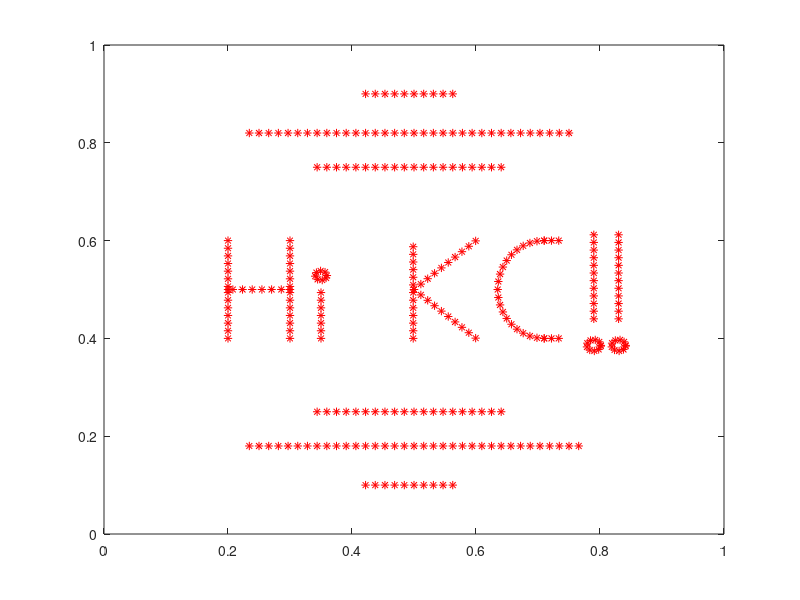
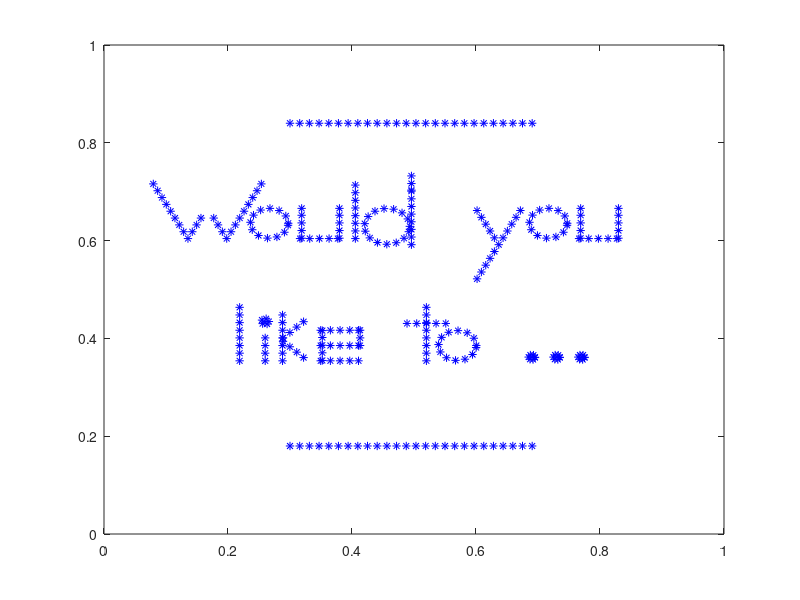
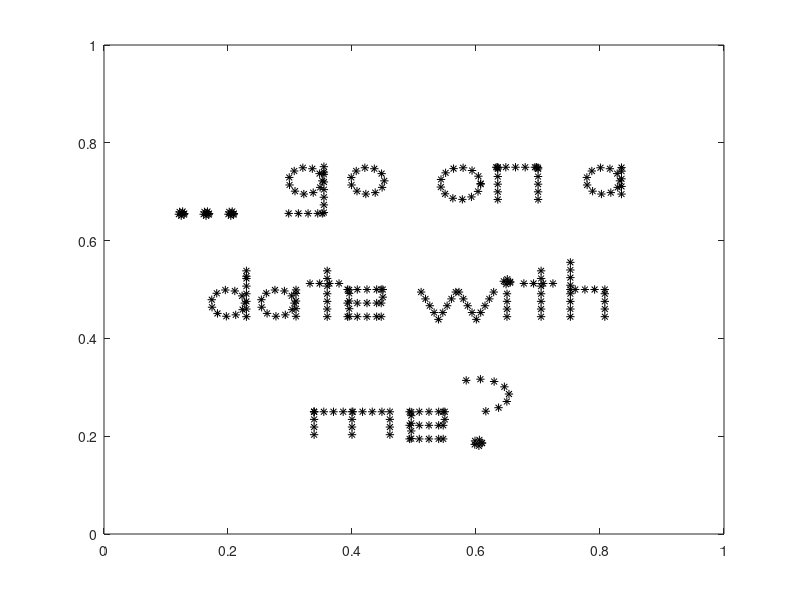

The MATLAB source for these figures, in order:
%-------------------------------------------------------------------------------------------------------------------%
%
% IB2d is an Immersed Boundary Code (IB) for solving fully coupled non-linear 
% 	fluid-structure interaction models. This version of the code is based off of
%	Peskin's Immersed Boundary Method Paper in Acta Numerica, 2002.
%
% Author: Nicholas A. Battista
% Email:  nick.battista@unc.edu
% Date Created: May 27th, 2015
% Institution: UNC-CH
%
% This code is capable of creating Lagrangian Structures using:
% 	1. Springs
% 	2. Beams (*torsional springs)
% 	3. Target Points
%	4. Muscle-Model (combined Force-Length-Velocity model, "HIll+(Length-Tension)")
%
% One is able to update those Lagrangian Structure parameters, e.g., spring constants, resting %%	lengths, etc
% 
% There are a number of built in Examples, mostly used for teaching purposes. 
% 
% If you would like us %to add a specific muscle model, please let Nick (nick.battista@unc.edu) know.
%
%--------------------------------------------------------------------------------------------------------------------%

%%%%%%%%%%%%%%%%%%%%%%%%%%%%%%%%%%%%%%%%%%%%%%%%%%%%%%%%%%%%%%%%%%%%%%%%%%%%%%%%%%%%%%
%
% FUNCTION: creates the RUBBERBAND-EXAMPLE geometry and prints associated input files
%
%%%%%%%%%%%%%%%%%%%%%%%%%%%%%%%%%%%%%%%%%%%%%%%%%%%%%%%%%%%%%%%%%%%%%%%%%%%%%%%%%%%%%%

function Dear_KC()

%
% Grid Parameters (MAKE SURE MATCHES IN input2d !!!)
%
Nx =  32;        % # of Eulerian Grid Pts. in x-Direction (MUST BE EVEN!!!)
Ny =  32;        % # of Eulerian Grid Pts. in y-Direction (MUST BE EVEN!!!)
Lx = 1.0;        % Length of Eulerian Grid in x-Direction
Ly = 1.0;        % Length of Eulerian Grid in y-Direction
ds = Lx/(2*Nx);  % Spatial step!


% Immersed Structure Geometric / Dynamic Parameters %
N = 2*Nx;        % Number of Lagrangian Pts. (2x resolution of Eulerian grid)
ds_Rest = 0;     % Resting length of springs
struct_name = 'heart'; % Name for .vertex, .spring, etc files.


% Call function to construct geometry
[x1,y1] = give_Me_Immsersed_Boundary_Geometry_1(Lx,Nx,ds);
Nb1 = length(x1)

% Call function to construct geometry
[x2,y2] = give_Me_Immsersed_Boundary_Geometry_2(Lx,Nx,ds);
Nb2 = length(x2)

% Call function to construct geometry
[x3,y3] = give_Me_Immsersed_Boundary_Geometry_3(Lx,Nx,ds);
Nb3 = length(x3)

% Plot Geometry to test BEFORE taking out pts.
figure(1)
plot(x1,y1,'r*'); hold on;
axis([0 Lx 0 Ly]);

figure(2)
plot(x2,y2,'b*'); hold on;
axis([0 Lx 0 Ly]);

figure(3)
plot(x3,y3,'k*'); hold on;
axis([0 Lx 0 Ly]);

pause();

% Print files to .txt files
please_Print_Vertices_To_File(x1,y1,x2,y2)

% Prints .vertex file!
print_Lagrangian_Vertices(x1,y1,struct_name);


% Prints .spring file!
%k_Spring = 1e7;
%print_Lagrangian_Springs(xLag,yLag,k_Spring,ds_Rest,struct_name);


% Prints .beam file!
%k_Beam = 0.5; C = 0.0;
%print_Lagrangian_Beams(xLag,yLag,k_Beam,C,struct_name);


% Prints .target file!
k_Target = 1e8;
print_Lagrangian_Target_Pts(x1,k_Target,struct_name);

%%%%%%%%%%%%%%%%%%%%%%%%%%%%%%%%%%%%%%%%%%%%%%%%%%%%%%%%%%%%%%%%%%%%%%%%
%
% FUNCTION: prints VERTEX points to a file called rubberband.vertex
%
%%%%%%%%%%%%%%%%%%%%%%%%%%%%%%%%%%%%%%%%%%%%%%%%%%%%%%%%%%%%%%%%%%%%%%%%

function print_Lagrangian_Vertices(xLag,yLag,struct_name)

    N = length(xLag);

    vertex_fid = fopen([struct_name '.vertex'], 'w');

    fprintf(vertex_fid, '%d\n', N );

    %Loops over all Lagrangian Pts.
    for s = 1:N
        X_v = xLag(s);
        Y_v = yLag(s);
        fprintf(vertex_fid, '%1.16e %1.16e\n', X_v, Y_v);
    end

    fclose(vertex_fid); 
    
    %%%%%%%%%%%%%%%%%%%%%%%%%%%%%%%%%%%%%%%%%%%%%%%%%%%%%%%%%%%%%%%%%%%%%%%%
%
% FUNCTION: prints Vertex points to a file called rubberband.vertex
%
%%%%%%%%%%%%%%%%%%%%%%%%%%%%%%%%%%%%%%%%%%%%%%%%%%%%%%%%%%%%%%%%%%%%%%%%

function print_Lagrangian_Target_Pts(xLag,k_Target,struct_name)

    N = length(xLag);

    target_fid = fopen([struct_name '.target'], 'w');

    fprintf(target_fid, '%d\n', N );

    %Loops over all Lagrangian Pts.
    for s = 1:N
        fprintf(target_fid, '%d %1.16e\n', s, k_Target);
    end

    fclose(target_fid); 
    
    
%%%%%%%%%%%%%%%%%%%%%%%%%%%%%%%%%%%%%%%%%%%%%%%%%%%%%%%%%%%%%%%%%%%%%%%%%%%%%%%%%%%%%
%
% FUNCTION: prints BEAM (Torsional Spring) points to a file called rubberband.beam
%
%%%%%%%%%%%%%%%%%%%%%%%%%%%%%%%%%%%%%%%%%%%%%%%%%%%%%%%%%%%%%%%%%%%%%%%%%%%%%%%%%%%%%

function print_Lagrangian_Beams(xLag,yLag,k_Beam,C,struct_name)

    % k_Beam: beam stiffness
    % C: beam curvature
    
    N = length(xLag); % NOTE: Total number of beams = Number of Total Lag Pts. - 2

    beam_fid = fopen([struct_name '.beam'], 'w');

    fprintf(beam_fid, '%d\n', N );

    %spring_force = kappa_spring*ds/(ds^2);

    %BEAMS BETWEEN VERTICES
    for s = 2:N-1
            if  s <= N-1         
                fprintf(beam_fid, '%d %d %d %1.16e %1.16e\n',s-1, s, s+1, k_Beam, C);  
            else
                %Case s=N
                fprintf(beam_fid, '%d %d %d %1.16e %1.16e\n',s-1, s, 1,   k_Beam, C);  
            end
    end
    fclose(beam_fid); 


%%%%%%%%%%%%%%%%%%%%%%%%%%%%%%%%%%%%%%%%%%%%%%%%%%%%%%%%%%%%%%%%%%%%%%%%
%
% FUNCTION: prints SPRING points to a file called rubberband.spring
%
%%%%%%%%%%%%%%%%%%%%%%%%%%%%%%%%%%%%%%%%%%%%%%%%%%%%%%%%%%%%%%%%%%%%%%%%

function print_Lagrangian_Springs(xLag,yLag,k_Spring,ds_Rest,struct_name)

    N = length(xLag);

    spring_fid = fopen([struct_name '.spring'], 'w');

    fprintf(spring_fid, '%d\n', N );

    %spring_force = kappa_spring*ds/(ds^2);

    %SPRINGS BETWEEN VERTICES
    for s = 1:N
            if s < N         
                fprintf(spring_fid, '%d %d %1.16e %1.16e\n', s, s+1, k_Spring, ds_Rest);  
            else
                %Case s=N
                fprintf(spring_fid, '%d %d %1.16e %1.16e\n', s, 1,   k_Spring, ds_Rest);  
            end
    end
    fclose(spring_fid); 
    
    

%%%%%%%%%%%%%%%%%%%%%%%%%%%%%%%%%%%%%%%%%%%%%%%%%%%%%%%%%%%%%%%%%%%%%%%%
%
% FUNCTION: creates the Lagrangian structure geometry for PHASE 1
%           msg: "Hi KC!!"
%
%%%%%%%%%%%%%%%%%%%%%%%%%%%%%%%%%%%%%%%%%%%%%%%%%%%%%%%%%%%%%%%%%%%%%%%%

function [xLag,yLag] = give_Me_Immsersed_Boundary_Geometry_1(Lx,Nx,ds)

% The immsersed structure message #1: Hi KC!! %
len = Lx/5;

xC = -Lx/4;
yC = -Lx/2;
[xH,yH] = give_Me_The_Letter_Please(ds,len,'H',xC,yC);
[xi,yi] = give_Me_The_Letter_Please(ds,len,'i',xC-0.1,yC);
[xK,yK] = give_Me_The_Letter_Please(ds,len,'K',xC-0.3,yC);
[xCap,yCap] = give_Me_The_Letter_Please(ds,len,'C',xC-0.46,yC);
[xEx1,yEx1] = give_Me_The_Letter_Please(ds,1.2*len,'!',xC-0.54,yC);
[xEx2,yEx2] = give_Me_The_Letter_Please(ds,1.2*len,'!',xC-0.58,yC);

xBL2 =  0:ds:Lx/4+3*ds;  xBL2 = xBL2 + 3/8*Lx - 2*ds;
yTL2 =  0.75*ones(1,length(xBL2));
yBL2 =  0.25*ones(1,length(xBL2));

xBL = 0:ds:Lx/2+2*ds; xBL = xBL + Lx/4 - ds;
yTL = 0.82*ones(1,length(xBL));
yBL = 0.18*ones(1,length(xBL));

xBL3 = 0:ds:Lx/8+ds; xBL3 = xBL3 + 7/16*Lx -ds;
yBL3 = 0.9*ones(1,length(xBL3));
yTL3 = 0.1*ones(1,length(xBL3));


xLag = [xH xi xK xCap xEx1 xEx2 xBL xBL2 xBL3 xBL(1:end-1) xBL2 xBL3];
yLag = [yH yi yK yCap yEx1 yEx2 yBL yBL2 yBL3 yTL(1:end-1) yTL2 yTL3];

%plot(xH,yH,'r*'); hold on;
%plot(xi,yi,'r*'); hold on;
%plot(xK,yK,'r*'); hold on;
%plot(xCap,yCap,'r*'); hold on;
%plot(xEx1,yEx1,'r*'); hold on;
%plot(xEx2,yEx2,'r*'); hold on;
%axis([0 Lx 0 Lx]);

%%%%%%%%%%%%%%%%%%%%%%%%%%%%%%%%%%%%%%%%%%%%%%%%%%%%%%%%%%%%%%%%%%%%%%%%
%
% FUNCTION: creates the Lagrangian structure geometry for PHASE 2
%           msg: "Would you like to ..."
%
%%%%%%%%%%%%%%%%%%%%%%%%%%%%%%%%%%%%%%%%%%%%%%%%%%%%%%%%%%%%%%%%%%%%%%%%

function [xLag,yLag] = give_Me_Immsersed_Boundary_Geometry_2(Lx,Nx,ds)

% The immsersed structure message #1: Hi KC!! %
len = Lx/8;

xC = -Lx/6;
yC = -2*Lx/3;
[xW,yW] = give_Me_The_Letter_Please(ds,len,'W',xC,yC);
[xo,yo] = give_Me_The_Letter_Please(ds,len,'o',xC-0.1,yC);
[xu,yu] = give_Me_The_Letter_Please(ds,len,'u',xC-0.18,yC);
[xl,yl] = give_Me_The_Letter_Please(ds,len,'l',xC-0.27,yC);
[xd,yd] = give_Me_The_Letter_Please(ds,1.2*len,'d',xC-0.29,yC);

[xy,yy] = give_Me_The_Letter_Please(ds,1.2*len,'y',xC-0.47,yC);
[xo2,yo2] = give_Me_The_Letter_Please(ds,len,'o',xC-0.55,yC);
[xu2,yu2] = give_Me_The_Letter_Please(ds,len,'u',xC-0.63,yC);

xC = -Lx/4;
yC = -1*Lx/4 - Lx/6;
[xl2,yl2] = give_Me_The_Letter_Please(ds,len,'l',xC,yC);
[xi,yi] = give_Me_The_Letter_Please(ds,len,'i',xC-0.01,yC);
[xk,yk] = give_Me_The_Letter_Please(ds,len,'k',xC-0.07,yC);
[xe,ye] = give_Me_The_Letter_Please(ds,len,'e',xC-0.13,yC);

[xt,yt] = give_Me_The_Letter_Please(ds,len,'t',xC-0.27,yC);
[xo3,yo3] = give_Me_The_Letter_Please(ds,len,'o',xC-0.32,yC);

yC = -1*Lx/5 - Lx/6;
[xo4,yo4] = give_Me_The_Letter_Please(ds/3,len/6,'o',xC-0.44,yC);
[xo5,yo5] = give_Me_The_Letter_Please(ds/3,len/6,'o',xC-0.48,yC);
[xo6,yo6] = give_Me_The_Letter_Please(ds/3,len/6,'o',xC-0.52,yC);

xBL = 0:ds:Lx/2.5; xBL = xBL + 3/10*Lx;
yTL = 0.84*ones(1,length(xBL));
yBL = 0.18*ones(1,length(xBL));


xLag = [xW xo xu xl xd xy xo2 xu2 xl2 xi xk xe xt xo3 xo4 xo5 xo6 xBL xBL];
yLag = [yW yo yu yl yd yy yo2 yu2 yl2 yi yk ye yt yo3 yo4 yo5 yo6 yTL yBL];

% plot(xW,yW,'r*'); hold on;
% plot(xo,yo,'r*'); hold on;
% plot(xu,yu,'r*'); hold on;
% plot(xl,yl,'r*'); hold on;
% plot(xd,yd,'r*'); hold on;
% 
% plot(xy,yy,'r*'); hold on;
% plot(xo2,yo2,'r*'); hold on;
% plot(xu2,yu2,'r*'); hold on;
% 
% plot(xl2,yl2,'r*'); hold on;
% plot(xi,yi,'r*'); hold on;
% plot(xk,yk,'r*'); hold on;
% plot(xe,ye,'r*'); hold on;
% 
% plot(xt,yt,'r*'); hold on;
% plot(xo3,yo3,'r*'); hold on;
% 
% plot(xo4,yo4,'r*'); hold on;
% plot(xo5,yo5,'r*'); hold on;
% plot(xo6,yo6,'r*'); hold on;
% axis([0 Lx 0 Lx]);



%%%%%%%%%%%%%%%%%%%%%%%%%%%%%%%%%%%%%%%%%%%%%%%%%%%%%%%%%%%%%%%%%%%%%%%%
%
% FUNCTION: creates the Lagrangian structure geometry for PHASE 2
%           msg: "Would you like to ..."
%
%%%%%%%%%%%%%%%%%%%%%%%%%%%%%%%%%%%%%%%%%%%%%%%%%%%%%%%%%%%%%%%%%%%%%%%%

function [xLag,yLag] = give_Me_Immsersed_Boundary_Geometry_3(Lx,Nx,ds)

% The immsersed structure message #1: Hi KC!! %
len = Lx/9;

xC = -Lx/8;
yC = -3*Lx/4;
shift = 0.2;

[xo4,yo4] = give_Me_The_Letter_Please(ds/3,len/6,'o',xC,yC+0.09);
[xo5,yo5] = give_Me_The_Letter_Please(ds/3,len/6,'o',xC-0.04,yC+0.09);
[xo6,yo6] = give_Me_The_Letter_Please(ds/3,len/6,'o',xC-0.08,yC+0.09);

[xg,yg] = give_Me_The_Letter_Please(ds,len,'g',xC-shift,yC);
[xo,yo] = give_Me_The_Letter_Please(ds,len,'o',xC-0.1-shift,yC);

[xo2,yo2] = give_Me_The_Letter_Please(ds,1.2*len,'o',xC-0.25-shift,yC);
[xn,yn] = give_Me_The_Letter_Please(ds,1.2*len,'n',xC-0.34-shift,yC);

[xa,ya] = give_Me_The_Letter_Please(ds,len,'a',xC-0.48-shift,yC);


xC = -Lx/5;
yC = -Lx/2;
[xd,yd] = give_Me_The_Letter_Please(ds,len,'d',xC,yC);
[xa2,ya2] = give_Me_The_Letter_Please(ds,len,'a',xC-0.08,yC);
[xt,yt] = give_Me_The_Letter_Please(ds,len,'t',xC-0.16,yC);
[xe,ye] = give_Me_The_Letter_Please(ds,len,'e',xC-0.22,yC);

[xw,yw] = give_Me_The_Letter_Please(ds,1.1*len,'w',xC-0.37,yC);
[xi,yi] = give_Me_The_Letter_Please(ds,len,'i',xC-0.45,yC);
[xt2,yt2] = give_Me_The_Letter_Please(ds,len,'t',xC-0.505,yC);
[xh,yh] = give_Me_The_Letter_Please(ds,len,'h',xC-0.58,yC);

xC = -Lx/2.5;
yC = -Lx/4;
[xm,ym] = give_Me_The_Letter_Please(ds,1.1*len,'m',xC,yC);
[xe2,ye2] = give_Me_The_Letter_Please(ds,len,'e',xC-0.12,yC);
[xQU,yQU] = give_Me_The_Letter_Please(ds,1.2*len,'?',xC-0.22,yC);

xLag = [xo4 xo5 xo6 xg xo xo2 xn xa xd xa2 xt xe xw xi xt2 xh xm xe2 xQU];
yLag = [yo4 yo5 yo6 yg yo yo2 yn ya yd ya2 yt ye yw yi yt2 yh ym ye2 yQU];


% plot(xo4,yo4,'r*'); hold on;
% plot(xo5,yo5,'r*'); hold on;
% plot(xo6,yo6,'r*'); hold on;
% 
% plot(xg,yg,'r*'); hold on;
% plot(xo,yo,'r*'); hold on;
% 
% plot(xo2,yo2,'r*'); hold on;
% plot(xn,yn,'r*'); hold on;
% 
% plot(xa,ya,'r*'); hold on;
% 
% plot(xd,yd,'r*'); hold on;
% plot(xa2,ya2,'r*'); hold on;
% plot(xt,yt,'r*'); hold on;
% plot(xe,ye,'r*'); hold on;
% 
% plot(xw,yw,'r*'); hold on;
% plot(xi,yi,'r*'); hold on;
% plot(xt2,yt2,'r*'); hold on;
% plot(xh,yh,'r*'); hold on;
% 
% plot(xm,ym,'r*'); hold on;
% plot(xe2,ye2,'r*'); hold on;
% plot(xQU,yQU,'r*'); hold on;
% 
% axis([0 Lx 0 Lx]);




%%%%%%%%%%%%%%%%%%%%%%%%%%%%s%%%%%%%%%%%%%%%%%%%%%%%%%%%%%%%%%%%%%%%%%%%%
%
% FUNCTION: creates the Lagrangian structure geometry for the Heart
%
%%%%%%%%%%%%%%%%%%%%%%%%%%%%%%%%%%%%%%%%%%%%%%%%%%%%%%%%%%%%%%%%%%%%%%%%

function [xLag,yLag] = give_Me_Immsersed_Boundary_Geometry_Heart(Lx,Nx,frac,Nb)

% The immsersed structure is a heart %
ds = 2*pi/(Nb-1);
tVec = 0:ds:2*pi;

for i=1:length(tVec)
    t = tVec(i);
    xLag(i)	=	16*sin(t)^3;
    yLag(i)	=	13*cos(t)-5*cos(2*t)-2*cos(3*t)-cos(4*t);
end

xLag = frac*xLag + 0.5;
yLag = frac*yLag + 0.5;


%%%%%%%%%%%%%%%%%%%%%%%%%%%%%%%%%%%%%%%%%%%%%%%%%%%%%%%%%%%%%%%%%%%%%%%%
%
% FUNCTION: creates the Lagrangian structure geometry for PHASE 2 
%
%%%%%%%%%%%%%%%%%%%%%%%%%%%%%%%%%%%%%%%%%%%%%%%%%%%%%%%%%%%%%%%%%%%%%%%%

function [xLag,yLag] = give_Me_Immsersed_Boundary_Geometry_4(Lx,Nx,frac,Nb)

% The immsersed structure is a heart %
ds = 2*pi/(Nb-1);
tVec = 0:ds:2*pi;
for i=1:length(tVec)
    t = tVec(i);
    r(i) = 1 - sin(t);
    xLag(i)	=	r(i)*cos(t);
    yLag(i)	=	r(i)*sin(t);
end

xLag = frac*xLag;
yLag = frac*yLag;

minY = min(yLag);
yLag = yLag - 3*minY/8;


%%%%%%%%%%%%%%%%%%%%%%%%%%%%%%%%%%%%%%%%%%%%%%%%%%%%%%%%%%%%%%%%%%%%%%%%
%
% FUNCTION: take out Lagrangian Pts.
%
%%%%%%%%%%%%%%%%%%%%%%%%%%%%%%%%%%%%%%%%%%%%%%%%%%%%%%%%%%%%%%%%%%%%%%%%

function [x1,y1,x2,y2] = please_Take_Out_Points(x1,y1,x2,y2)

n1 = 50;
n2 = 70;

x1 = [x1(1:n1) x1(n2:end)];
y1 = [y1(1:n1) y1(n2:end)];

x2 = [x2(1:n1) x2(n2:end)];
y2 = [y2(1:n1) y2(n2:end)];


%%%%%%%%%%%%%%%%%%%%%%%%%%%%%%%%%%%%%%%%%%%%%%%%%%%%%%%%%%%%%%%%%%%%%%%%
%
% FUNCTION: prints all Vertices to File
%
%%%%%%%%%%%%%%%%%%%%%%%%%%%%%%%%%%%%%%%%%%%%%%%%%%%%%%%%%%%%%%%%%%%%%%%%

function please_Print_Vertices_To_File(X1,Y1,X2,Y2)

fileID = fopen('All_Positions.txt','w');
for j=1:length(X1)
    fprintf(fileID,'%1.16e %1.16e %1.16e %1.16e\n', X1(j),Y1(j),X2(j),Y2(j) );
end
fclose(fileID);

%%%%%%%%%%%%%%%%%%%%%%%%%%%%%%%%%%%%%%%%%%%%%%%%%%%%%%%%%%%%%%%%%%%%%%%%%
%
% FUNCTION: give me the letter!!!!!
%
%%%%%%%%%%%%%%%%%%%%%%%%%%%%%%%%%%%%%%%%%%%%%%%%%%%%%%%%%%%%%%%%%%%%%%%%%

function [x,y] = give_Me_The_Letter_Please(ds,len,letter,xC,yC)

if strcmp(letter,'a')
    r = len/4.1;
    dt = ds/r;
    theta = 0:dt:2*pi;
    for i=1:length(theta)
       xA(i) = r*cos(theta(i)) - xC;
       yA(i) = r*sin(theta(i)) - yC - len/4;
    end
    
    yLine = [-r:ds:r r]; yLine = yLine - yC - len/4;
    xLine = r*ones(1,length(yLine)) - (xC-ds/6);
    
    x = [xA xLine];
    y = [yA yLine];

elseif strcmp(letter,'C')
    
    r = len/2;
        dt = ds/r;
    theta = pi/2:dt:pi-0.25*dt;
    theta = [theta pi -theta];
    for i=1:length(theta)
       x(i) = 3*r/4*cos(theta(i)) - xC;
       y(i) = r*sin(theta(i)) - yC;
    end
    
    xTB = 0:3*ds/4:len/6;
    xTB = xTB - xC;
    yT = r*ones(1,length(xTB))-yC;
    yB = -r*ones(1,length(xTB))-yC;
    x = [xTB x xTB];
    y = [yT y yB];
    
elseif strcmp(letter,'d')
    
    r = len/4.1;
    dt = ds/r;
    theta = 0:dt:2*pi;
    for i=1:length(theta)
       xA(i) = r*cos(theta(i)) - xC;
       yA(i) = r*sin(theta(i)) - yC - len/4;
    end
    
    yLine = [-len/2:ds:len/2.25 r]; yLine = yLine - yC;
    xLine = r*ones(1,length(yLine)) - (xC-ds/6);
    
    x = [xA xLine];
    y = [yA yLine];
    
 elseif strcmp(letter,'e')
        
    r = len/4.1;
    yV = [-r:ds:r r]; 
    xH = yV - xC;
    yH = zeros(1,length(xH)) - yC;
    yH2 = yH - len/4;
    yH3 = yH - len/2;
    
    yV = yV - yC - len/4;
    xV = r*ones(1,length(yV));
    
    yV3 = 0:-ds:-len/4;
    yV3 = yV3 - yC;
    xV3 = r*ones(1,length(yV3));
        
    x = [-xV-(xC-ds/6) xH xV3-(xC-ds/6) xH xH];
    y = [yV yH yV3 yH2 yH3];
           
    
elseif strcmp(letter,'g')
    
    r = len/4.1;
    dt = ds/r;
    theta = 0:dt:2*pi;
    for i=1:length(theta)
       xA(i) = r*cos(theta(i)) - xC;
       yA(i) = r*sin(theta(i)) - yC - len/4;
    end
    
    yLine = [-len/2:ds:len/2.25 r]; yLine = yLine - yC - len/3;
    xLine = r*ones(1,length(yLine)) - (xC-ds/6);
    
    yV = [-r:ds:r r]; 
    xH = yV - xC;
    yH = zeros(1,length(xH)) - yC - 0.85*len;
    
    x = [xA xLine xH];
    y = [yA yLine yH];
    
elseif strcmp(letter,'h')

   yLine = -len/2:ds:0-ds/4;
   yLine = [yLine 0 -yLine];
   yLine1 = yLine - yC;
   xLine1 = 1/2*len/2*ones(1,length(yLine1));
   
   yLine2 = -len/2:ds:0-ds/4;
   yLine2 = [yLine2 0];
   yLine2 = yLine2 - yC;
   xLine2 = 1/2*len/2*ones(1,length(yLine2));
   
   xH = (-1/2*len/2+ds/2:ds:1/2*len/2-ds/4);
   xH = xH - xC;
   yH = zeros(1,length(xH)) - yC;
   
   x = [-xLine1-xC xH xLine2-xC];
   y = [yLine1 yH yLine2];    
   
elseif strcmp(letter,'H')
   yLine = -len/2:ds:0-ds/4;
   yLine = [yLine 0 -yLine];
   yLine = yLine - yC;
   xLine = 1/2*len/2*ones(1,length(yLine));
   xH = (-1/2*len/2+ds/2:ds:1/2*len/2-ds/4);
   xH = xH - xC;
   yH = zeros(1,length(xH)) - yC;
   
   x = [-xLine-xC xH xLine-xC];
   y = [yLine yH yLine];
   
elseif strcmp(letter,'i')
    
   yLine = -len/2:ds:0-ds/4;
   yLine = yLine - yC;
   xLine = zeros(1,length(yLine)) - xC; 
   
    r = len/21;
    dt = ds/(2*r);
    theta = 0:dt:2*pi;
    for i=1:length(theta)
       xDot(i) = r*cos(theta(i)) - xC;
       yDot(i) = r*sin(theta(i)) - yC + len/7;
    end
    
    x = [xLine xDot];
    y = [yLine yDot];
    

elseif strcmp(letter,'k')
    
   yLine = -len/2:ds:len/2;
   yLine = yLine - yC;
   xLine = zeros(1,length(yLine)) -xC-len/3.9;

   XD = 0:ds:len/sqrt(2);
   YD = zeros(1,length(XD));
   
   %rotate!
   for i=1:length(XD)
      xDt(i) = XD(i)*cos(pi/4)-YD(i)*sin(pi/4);
      yDt(i) = XD(i)*sin(pi/4)+YD(i)*cos(pi/4);
      
      xDb(i) = XD(i)*cos(pi/4)-YD(i)*sin(-pi/4);
      yDb(i) = XD(i)*sin(-pi/4)+YD(i)*cos(pi/4);
   end
   xDt = xDt - xC - len/4;
   yDt = yDt - yC;
   
   xDb = xDb - xC - len/4;
   yDb = yDb - yC;
   
   x = [xLine(1:ceil(0.75*end)) xDt(1:ceil(2*end/3)) xDb(1:ceil(2*end/3))];
   y = [yLine(1:ceil(0.75*end)) yDt(1:ceil(2*end/3))-len/8 yDb(1:ceil(2*end/3))-len/5.5];
    
elseif strcmp(letter,'K')
    
   yLine = -len/2:ds:len/2;
   yLine = yLine - yC;
   xLine = zeros(1,length(yLine)) -xC-len/3.9;

   XD = 0:ds:len/sqrt(2);
   YD = zeros(1,length(XD));
   
   %rotate!
   for i=1:length(XD)
      xDt(i) = XD(i)*cos(pi/4)-YD(i)*sin(pi/4);
      yDt(i) = XD(i)*sin(pi/4)+YD(i)*cos(pi/4);
      
      xDb(i) = XD(i)*cos(pi/4)-YD(i)*sin(-pi/4);
      yDb(i) = XD(i)*sin(-pi/4)+YD(i)*cos(pi/4);
   end
   xDt = xDt - xC - len/4;
   yDt = yDt - yC;
   
   xDb = xDb - xC - len/4;
   yDb = yDb - yC;
   
   x = [xLine xDt xDb];
   y = [yLine yDt yDb];

 
elseif strcmp(letter,'l')
    
   yLine = -len/2:ds:len/2.25;
   yLine = yLine - yC;
   xLine = 1/2*len/2*ones(1,length(yLine));

   x = -xLine-xC;
   y = yLine;

elseif strcmp(letter,'m')
        
    r = len/2;
    xH = -r:ds:r;  xH = xH - xC;
    yH = zeros(1,length(xH)) - yC;
    yV = 0:-ds:-len/2; yV = yV - yC;
    xV = -r*ones(1,length(yV)) - xC;
    xV2 = zeros(1,length(yV)) - xC;
    xV3 = r*ones(1,length(yV)) - xC;
    
    yVS = 0:ds:len/12;
    yVS = yVS - yC;
    xVS = -r*ones(1,length(yVS)) - xC;
        
    x = [xVS xH xV xV2 xV3];
    y = [yVS yH yV yV yV];
    
elseif strcmp(letter,'n')
        
    r = len/4.1;
    yV = [-r:ds:r r]; 
    xH = yV - xC;
    yH = zeros(1,length(xH)) - yC;
    
    yV = yV - yC - len/4;
    xV = r*ones(1,length(yV));
    
    yV2 = 0:ds:len/12;
    yV2 = yV2 - yC;
    xV2 = r*ones(1,length(yV2));
        
    x = [-xV-(xC-ds/6) -xV2-(xC-ds/6) xH xV-(xC-ds/6)];
    y = [yV yV2 yH yV];
    
   
elseif strcmp(letter,'o')
       
    r = len/4.1;
    dt = ds/r;
    theta = 0:dt:2*pi;
    for i=1:length(theta)
       x(i) = r*cos(theta(i)) - xC;
       y(i) = r*sin(theta(i)) - yC - len/4;
    end
    
 elseif strcmp(letter,'r')
        
    r = len/4.1;
    yV = [-r:ds:r r]; 
    xH = yV - xC;
    yH = zeros(1,length(xH)) - yC;
    
    yV = yV - yC - len/4;
    xV = r*ones(1,length(yV));
    
    yV2 = 0:ds:len/12;
    yV2 = yV2 - yC;
    xV2 = r*ones(1,length(yV2));
    
    yV3 = 0:-ds:-len/10;
    yV3 = yV3 - yC;
    xV3 = r*ones(1,length(yV3));
        
    x = [-xV-(xC-ds/6) -xV2-(xC-ds/6) xH xV3-(xC-ds/6)];
    y = [yV yV2 yH yV3];
       
    
elseif strcmp(letter,'t')
    
   yLine = -len/2:ds:len/2.25;
   yLine = yLine - yC;
   xLine = zeros(1,length(yLine));

   xH = -len/4:ds:len/4;
   xH = xH-xC;
   yH = zeros(1,length(xH)) - yC + len/9;
   
   x = [xLine-xC xH];
   y = [yLine yH];
   
    
elseif strcmp(letter,'u')
        
    r = len/4.1;
    yV = [-r:ds:r r]; 
    xH = yV - xC;
    yH = zeros(1,length(xH)) - yC - len/2;
    
    yV = yV - yC - len/4;
    xV = r*ones(1,length(yV));
    
    x = [-xV-(xC-ds/6) xH xV-(xC-ds/6)];
    y = [yV yH yV];

elseif strcmp(letter,'v')
    
   XD = 0:ds:sqrt(5)*len/4;
   YD = zeros(1,length(XD));
   
   %rotate!
   ang = atan(2);
   for i=1:length(XD)
      xDr(i) = XD(i)*cos(ang)-YD(i)*sin(ang);
      yDr(i) = XD(i)*sin(ang)+YD(i)*cos(ang);
      
      xDL(i) = XD(i)*cos(pi-ang)-YD(i)*sin(pi-ang);
      yDL(i) = XD(i)*sin(pi-ang)+YD(i)*cos(pi-ang);
   end
   xDr = xDr - xC;
   yDr = yDr - yC - len/2;
 
   xDL = xDL - xC;
   yDL = yDL - yC - len/2;
 
   x = [xDL xDr(2:end)];
   y = [yDL yDr(2:end)];
   
elseif strcmp(letter,'w')
    
   XD = 0:ds:sqrt(5)*len/4;
   YD = zeros(1,length(XD));
   
   %rotate!
   ang = atan(2);
   for i=1:length(XD)
      xDr(i) = XD(i)*cos(ang)-YD(i)*sin(ang);
      yDr(i) = XD(i)*sin(ang)+YD(i)*cos(ang);
      
      xDL(i) = XD(i)*cos(pi-ang)-YD(i)*sin(pi-ang);
      yDL(i) = XD(i)*sin(pi-ang)+YD(i)*cos(pi-ang);
   end
   xDr = xDr - xC - len/4;
   yDr = yDr - yC - len/2;
 
   xDL = xDL - xC - len/4;
   yDL = yDL - yC - len/2;
 
   x = [xDL xDr(2:end) xDL+len/2 xDr(2:end)+len/2];
   y = [yDL yDr(2:end) yDL yDr(2:end)];   
   
elseif strcmp(letter,'W')
    
   XD = 0:ds:sqrt(5)*len/2;
   YD = zeros(1,length(XD));
   
   %rotate!
   ang = atan(2);
   for i=1:length(XD)
      xDr(i) = XD(i)*cos(ang)-YD(i)*sin(ang);
      yDr(i) = XD(i)*sin(ang)+YD(i)*cos(ang);
      
      xDL(i) = XD(i)*cos(pi-ang)-YD(i)*sin(pi-ang);
      yDL(i) = XD(i)*sin(pi-ang)+YD(i)*cos(pi-ang);
   end
   xDr = xDr - xC - len/4;
   yDr = yDr - yC - len/2;
 
   xDL = xDL - xC - len/4;
   yDL = yDL - yC - len/2;
 
   x = [xDL xDr(2:floor(end/2)) xDL(1:floor(end/2))+len/2 xDr(2:end)+len/2];
   y = [yDL yDr(2:floor(end/2)) yDL(1:floor(end/2))       yDr(2:end)];     
   
elseif strcmp(letter,'y')
    
   XD = 0:ds:sqrt(5)*len/4;
   YD = zeros(1,length(XD));
   
   %rotate!
   ang = atan(2);
   for i=1:length(XD)
      xDr(i) = XD(i)*cos(ang)-YD(i)*sin(ang);
      yDr(i) = XD(i)*sin(ang)+YD(i)*cos(ang);
      
      xDL(i) = XD(i)*cos(pi-ang)-YD(i)*sin(pi-ang);
      yDL(i) = XD(i)*sin(pi-ang)+YD(i)*cos(pi-ang);
      
      xB(i) = XD(i)*cos(pi+ang)-YD(i)*sin(pi+ang);
      yB(i) = XD(i)*sin(pi+ang)+YD(i)*cos(pi+ang);
   end
   xDr = xDr - xC;
   yDr = yDr - yC - len/2;
 
   xDL = xDL - xC;
   yDL = yDL - yC - len/2;
   
   xB = xB - xC;
   yB = yB - yC - len/2;
 
   x = [xDL xDr(2:end) xB(2:end)];
   y = [yDL yDr(2:end) yB(2:end)];
      
   
elseif strcmp(letter,'!')
    
   yLine = -len/4:ds:len/2;
   yLine = yLine - yC;
   xLine = zeros(1,length(yLine)) - xC; 
   
    r = len/21;
    dt = ds/(2*r);
    theta = 0:dt:2*pi;
    for i=1:length(theta)
       xDot(i) = r*cos(theta(i)) - xC;
       yDot(i) = r*sin(theta(i)) - yC - len/2.1;
    end
    
    x = [xLine xDot];
    y = [yLine yDot];  
    
elseif strcmp(letter,'?')
    
    %xT = 0:ds:len/8-ds; xT = xT - xC - len/4;
    %yT = zeros(1,length(xT)) - yC + len/2;

    r = len/4;
    dt = ds/r;
    theta = 1.25*pi/2:-dt:-pi/2;
    for i=1:length(theta)
       xL(i) = 1.5*r*cos(theta(i)) - xC - len/8;
       yL(i) = r*sin(theta(i)) - yC + len/4;
    end
    
    yV = -ds:-ds:-len/3.25;
    xV = zeros(1,length(yV)) - xC - len/8;
    
    r = len/21;
    dt = ds/(2*r);
    theta = 0:dt:2*pi;
    for i=1:length(theta)
       xDot(i) = r*cos(theta(i)) - xC -len/8;
       yDot(i) = r*sin(theta(i)) - yC - len/2.1;
    end
    
    x = [xL xV xDot];
    y = [yL yV yDot];  
 
end
